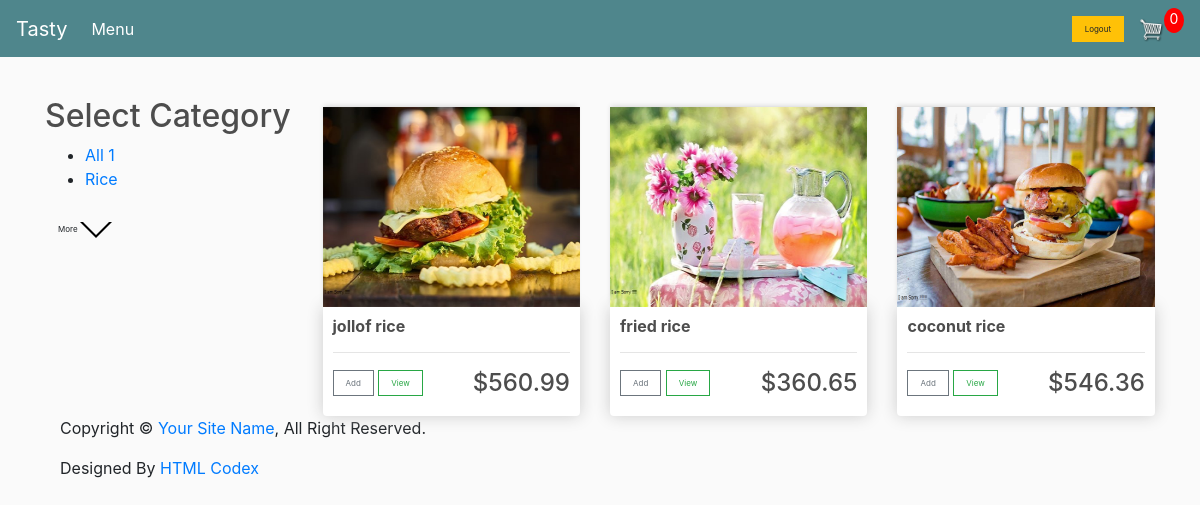
/?q=Rice (signed in), run on the app's committed database.
### tasty/models.py (models this page shows, shortened)
class Category(models.Model):
    category_id = models.CharField(max_length=60,null=True)
    name = models.CharField(max_length=100,null=True,blank=True)
    description = models.TextField()

class Menu(models.Model):
    Meal = models.CharField(max_length=100,null=True,blank=True)
    category = models.ForeignKey(Category,on_delete=models.SET('Unspecified'))
    image = models.ImageField(null=True,blank=True)
    description = models.TextField()
    price = models.DecimalField(max_digits=7,decimal_places=2)
    active = models.BooleanField(default=True,null=True,blank=True)
    @property
    def imageUrl(self):
        try:
            url = self.image.url
        except:
            url = ''
        return url

### tasty/views.py (the view, shortened to what this page needs)
# urls.py: 2. Add a URL to urlpatterns:  path('', views.home, name='home')
def home(request):
    if request.user.is_authenticated:
        q = request.GET.get('q') if request.GET.get('q') !=None else ''
        foods = Category.objects.filter(Q(name__icontains=q)|Q(description__icontains=q)
        |Q(category_id__icontains=q))
        meals = Menu.objects.filter(Q(Meal__icontains=q)|
        Q(category__name__icontains=q)
        |Q(image__icontains=q)|Q(description__icontains=q)
        |Q(price__icontains=q)|Q(active__icontains=q)|Q())
        customer = request.user.customer
        order,create = Order.objects.get_or_create(customer=customer,complete=False)
        cartitems = order.get_cart_meals
    context = {'meals':meals,'foods':foods,'cartitems':cartitems}
    return render(request,'base/menu.html',context)

### tasty/models.py (called while the page is built)
    @property
    def get_cart_meals(self):
        ordermeals = self.ordermeals_set.all()
        total =sum([meal.quantity for meal in ordermeals])
        return total

### tasty/templates/base/menu.html (shortened to what this page needs)
{% extends 'main.html' %}
{% load static %}
{% block content %}
<div class="menu-container">
        <div>
            {% include 'base/food_category.html' %}
        </div>
        <div class="row">
            {% for meal in meals %}
            <div class="col-lg-4">
                <img class="thumbnail" src="{{meal.imageUrl}}">
                <div class="box-element product">
                    <h6><strong>{{meal.Meal}}</strong></h6>
                    <hr>
                    <button data-product="{{meal.id}}"data-action="add" class="btn btn-outline-secondary add-btn update-cart">Add</button>
                    <a class="btn btn-outline-success" href="{{meal.imageUrl}}">View</a>
                    <h4 style="display: inline-block;float: right">${{meal.price|floatformat:2}}</h4>
                </div>
            </div>
            {% endfor %}
        </div>
            </div>
            <div class="copyright">
                <div class="container">
                    <p>Copyright &copy; <a href="#">Your Site Name</a>, All Right Reserved.</p>
                    <p>Designed By <a href="https://htmlcodex.com">HTML Codex</a></p>
                </div>
            </div>
        </div>
    </body>
    {% endblock content %}

### tasty/templates/base/food_category.html (shortened to what this page needs)
<div class="topics">
    <div class="topics__header">
      <h2>Select Category</h2>
    </div>
    <ul class="topics__list">
      <li>
        <a href="{% url 'menu'%}" class="active">All <span>{{foods.count}}</span></a>
      </li>
      {% for food in foods %}
      <li>
        <a href="{% url 'menu' %}?q={{food.name}}">{{food.name}}</a>
      </li>
      {% endfor %}
    </ul>
    <a class="btn btn--link" href="#">
      More
      <svg version="1.1" xmlns="http://www.w3.org/2000/svg" width="32" height="32" viewBox="0 0 32 32">
        <title>chevron-down</title>
        <path d="M16 21l-13-13h-3l16 16 16-16h-3l-13 13z"></path>
      </svg>
    </a>
  </div>

### static/css/main.css (style rules this page uses)
body { background-color: hsl(0, 0%, 98%); }
h1,h2,h3,h4,h5,h6 { color:hsl(0, 0%, 30%); }
.box-element { box-shadow:hsl(0, 0%, 80%) 0 0 16px; background-color: #fff; border-radius: 4px; padding: 10px; overflow: hidden; }
.thumbnail { width: 100%; height: 200px; -webkit-box-shadow: -1px -3px 5px -2px rgba(214,214,214,1); -moz-box-shadow: -1px -3px 5px -2px rgba(214,214,214,1); box-shadow: -1px -3px 5px -2px rgba(214,214,214,1); }
.product { border-radius: 0 0 4px 4px; }
.col-lg-4, .col-lg-6, .col-lg-8, .col-lg-12 { margin-top: 10px; }
.btn { border-radius: 0; font-size: 0.5rem; }

### tasty/templates/base/menu.html (style rules this page uses)
.menu-container { display:grid; grid-template-columns:1fr 3fr }

### data on the page
Category: name "Rice"
Menu: imageUrl (picture), Meal "jollof rice", price "560.99"
Menu: imageUrl (picture), Meal "fried rice", price "360.65"
Menu: imageUrl (picture), Meal "coconut rice", price "546.36"

### other printed values
{{ cartitems }} "0"
{{ foods.count }} "1"
